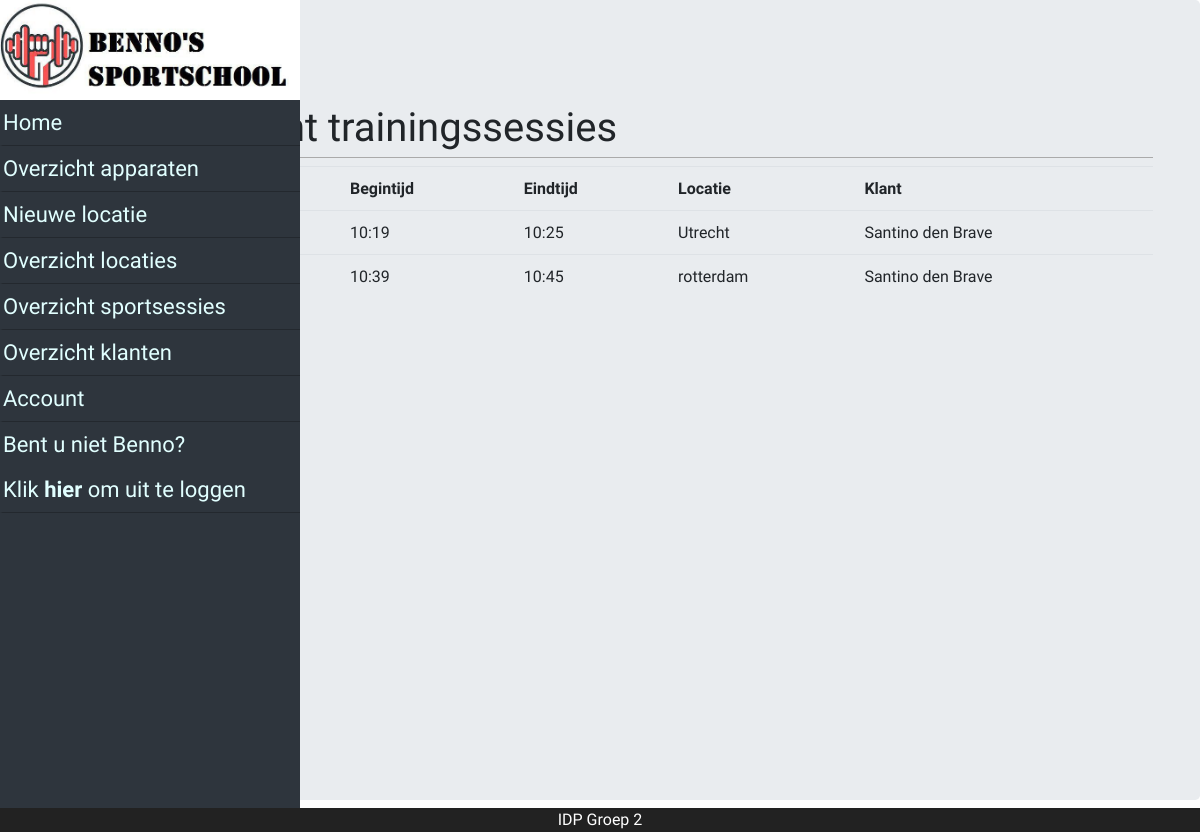
Page /?page=allSportSessions (signed in) on the committed database.
### tables this page shows
CREATE TABLE `user` (
  `id` int(11) NOT NULL,
  `username` varchar(45) NOT NULL,
  `password` varchar(100) NOT NULL,
  `salt` varchar(45) NOT NULL,
  `name` varchar(45) NOT NULL,
  `insertion` varchar(45) NOT NULL,
  `lastname` varchar(45) NOT NULL,
  `birthday` date NOT NULL,
  `email` varchar(100) NOT NULL,
  `phone` varchar(10) NOT NULL,
  `street` varchar(45) NOT NULL,
  `house_number` varchar(5) NOT NULL,
  `postal_code` varchar(6) NOT NULL,
  `role` varchar(20) NOT NULL,
  `iban` varchar(18) NOT NULL,
  `subscription` int(11) DEFAULT NULL,
  `card` int(11) DEFAULT NULL
);

CREATE TABLE `sport_session` (
  `id` int(11) NOT NULL,
  `session_start` datetime NOT NULL,
  `session_end` datetime NOT NULL,
  `user` int(11) NOT NULL,
  `location` int(11) NOT NULL
);

CREATE TABLE `location` (
  `id` int(11) NOT NULL,
  `name` varchar(45) NOT NULL,
  `street` varchar(45) NOT NULL,
  `postal_code` varchar(45) NOT NULL,
  `house_number` int(5) NOT NULL
);

### class/DB.php (called while the page is built, shortened)
<?php
final class DB {
    private static $instance = null;
    private $servername = "localhost";
    private $username = "root";
    private $password = "";
    private $database = "sportschool2";
    private function __construct() {
        try {
            try {
                $this->c = new PDO("mysql:host=$this->servername;dbname=$this->database", $this->username, $this->password);
            } catch (PDOException $e) {
                throw new FrameworkException("Connecting to the database failed. Configure connection in DB.php");
            }
        } catch (FrameworkException $e) {
            echo $e->errorMessage();
            die();
        }
    }
    public static function prepare($query)
    {
        try {
            try {
                return self::getInstance()->c->prepare($query);
            } catch (PDOException $e) {
                throw new FrameworkException("Could not prepare query");
            }
        } catch (FrameworkException $e) {
            echo $e->errorMessage();
            die();
        }
    }
    public static function getInstance() {
        if(self::$instance == null){
            self::$instance = new DB();
        }
        return self::$instance;
    }
    public static function getBy($class, $field, $value) {
        try {
            try {
                $c = self::getInstance()->c;
                $qry = "SELECT * FROM `" . strtolower($class) . "` WHERE ($field = :$field)";
                $stmt = $c->prepare($qry);
                $stmt->execute(array("$field" => $value));
                $result = $stmt->fetchAll(PDO::FETCH_CLASS, $class);
                return $result;
            } catch (PDOException $e) {
                throw new FrameworkException("Could not execute query. Check your $class model and table");
            }
        } catch (FrameworkException $e) {
            echo $e->errorMessage();
            die();
        }
    }
}

### model/Model.php (called while the page is built, shortened)
<?php
abstract class Model {
    public static function findById($id)
    {
        try {
            $objs = self::findBy("id", $id);
            return $objs[0];
        } catch (FrameworkException $e) {
            echo $e->errorMessage();
            die();
        }
    }
    public static function findBy($field, $value)
    {
        return DB::getBy(get_called_class(), $field, $value);
    }
    public static function find() {
        try {
            $table = strtolower(get_called_class());
            $qry = "SELECT * FROM `$table`";
            $stmt = DB::prepare($qry);
            $stmt->execute();
            return $stmt->fetchAll(PDO::FETCH_CLASS, get_called_class());
        } catch (Exception $e) {
            echo FrameworkException::message($e->getMessage(), $e->getTrace());
            die();
        }
    }
    protected function belongsTo($type, $field = "")
    {
        try {
            if ($field == "") {
                $field = strtolower($type);
            }
            return $type::findById(get_object_vars($this)[$field]);
        } catch (FrameworkException $e) {
            echo $e->errorMessage();
            die();
        }
    }
}

### class/App.php (called while the page is built, shortened)
<?php
class App
{
    public static $user;
    public static function getUser(){
        if(!isset(self::$user)){
            self::$user = User::findById($_SESSION['id']);
        }
        return self::$user;
    }
}

### model/User.php (called while the page is built, shortened)
<?php
class User extends Model {
    protected $username;
    protected $name;
    protected $insertion;
    protected $lastname;
    public function getUsername()
    {
        return $this->username;
    }
    public function getName()
    {
      return $this->name;
    }
    public function getInsertion()
    {
      return $this->insertion;
    }
    public function getLastname()
    {
      return $this->lastname;
    }
}

### model/Sport_session.php (called while the page is built, shortened)
<?php
class Sport_session extends Model {
	protected $session_start;
	protected $session_end;
	public function getSession_start()
	{
		return $this->session_start;
	}
	public function getSession_end()
	{
		return $this->session_end;
	}
	public function getUser()
	{
        return $this->belongsTo('User');
    }
    public function getLocation()
	{
        return $this->belongsTo('Location');
    }
}
?>

### model/Location.php (called while the page is built, shortened)
<?php
class Location extends Model {
	protected $name;
    public function getName()
	{
    	return $this->name;
    }
}
?>

### pages/allSportSessions.php (the view)
<div class="jumbotron page_layout">
    <div class="container">
        <h1>Overzicht trainingssessies</h1>
        <table class="table">
            <tr>
                <th>Datum</th>
                <th>Begintijd</th>
                <th>Eindtijd</th>
                <th>Locatie</th>
                <th>Klant</th>
            </tr>
            <?php
            $sessions = Sport_session::find();
            foreach($sessions as $session)
            {
                echo '<tr><td>'.substr($session->getSession_start(), 0, 10).'</td>';
                echo '<td>'.substr($session->getSession_start(), 11, 5).'</td>';
                echo '<td>'.substr($session->getSession_end(), 11, 5).'</td>';
                echo '<td>'.$session->getLocation()->getName().'</td>';
                $user = $session->getUser();
                echo '<td>'.ucfirst($user->getName())." ".$user->getInsertion()." ".ucfirst($user->getLastname()).'</td></tr>';
            } ?>
        </table>
    </div>
</div>

### index.php (shortened to what this page needs)
<?php
include 'core/authentication.php';
echo "<html>";
    echo "<head>";
        include 'core/head.php';
    echo "</head>";
    echo "<body>";
        include 'core/header.php';
        include "pages/" . $page . ".php";
        include 'core/footer.php';
    echo "</body>";
echo "</html>";

### core/head.php (shortened to what this page needs)
<link rel="stylesheet" href="assets/css/main.css"/>
<link rel="stylesheet" href="assets/css/header.css"/>
<link rel="stylesheet" href="assets/css/navbar.css"/>
<link rel="stylesheet" href="assets/css/exception.css"/>
<link rel="stylesheet" href="https://maxcdn.bootstrapcdn.com/bootstrap/4.0.0/css/bootstrap.min.css">
<link rel="stylesheet" href="https://maxcdn.bootstrapcdn.com/font-awesome/4.7.0/css/font-awesome.min.css"/>

### core/header.php (shortened to what this page needs)
<div class="nav-side-menu">
    <div class="brand"><img class="logo" src="assets/img/logo.jpg" alt="sportschool benno"/> </div>
        <div class="menu-list">
            <ul id="menu-content" class="menu-content collapse out">
                <li>
                  <a href="?page=home">Home</a>
                </li>
            </ul>
            <ul id="menu-content" class="menu-content collapse out">
                <?php if($_SESSION['role'] == "guest") { ?>
    			<li>
    				<a href="?page=login">Inloggen</a>
    			</li>
    			<li>
    				<a href="?page=register">Registreren</a>
    			</li>
                <?php } else { ?>
                <?php if($_SESSION['role'] == "admin") { ?>
                <li>
    				<a href="?page=allDevices">Overzicht apparaten</a>
    			</li>
    			<li>
    				<a href="?page=newLocation">Nieuwe locatie</a>
    			</li>
                <li>
    				<a href="?page=allLocations">Overzicht locaties</a>
    			</li>
                <li>
    				<a href="?page=allSportSessions">Overzicht sportsessies</a>
    			</li>
                <li>
    				<a href="?page=allAccounts">Overzicht klanten</a>
    			</li>
    			<?php } ?>
    			<li>
    				<a href="?page=account">Account</a>
    			</li>
                <?php $user = App::getUser();
                ?>
    			<li>
    				<a href="?page=logout">Bent u niet <?php echo ucfirst($user->getUsername());?>?<br>Klik <b>hier</b> om uit te loggen</a>
    			</li>
                <?php } ?>
            </ul>
     </div>
</div>

### core/footer.php
<footer>
    IDP Groep 2
</footer>

### assets/css/main.css (style rules this page uses)
* { box-sizing: border-box; margin: 0; padding: 0; font-family: Ubuntu; }
body { position: relative; padding: 40px 0px; min-height: 100vh; }
footer { position: fixed; left: 0; bottom: 0; width: 100%; background-color: #222; color: white; text-align: center; }
.logo { width: 100%; height: 100px; }
h1 { font-weight: 100; font-size: 20px; padding: 10px 0px 5px 20px; margin-bottom: 20px; border-bottom: 1px solid #AAA; }
.container { margin: 30px auto; width: 800px; }
.page_layout { margin-left: 7%; height: 100%; }

### assets/css/navbar.css (style rules this page uses)
.nav-side-menu { overflow: auto; font-family: verdana; font-size: 22px; background-color: #2e353d; position: fixed; top: 0px; width: 300px; height: 100%; color: #e1ffff; }
.nav-side-menu .brand { background-color: #23282e; line-height: 50px; display: block; text-align: center; font-size: 14px; }
.nav-side-menu li { padding-left: 0px; border-left: 3px solid #2e353d; border-bottom: 1px solid #23282e; }
.nav-side-menu li a { text-decoration: none; color: #e1ffff; }
@media (min-width: 767px) { .nav-side-menu .menu-list .menu-content { display: block; } }
body { margin: 0px; padding: 0px; }

### rows in the picture
user: username "Benno"
sport_session: session_start "10:19", session_end "10:25", location.name "Utrecht", user.name "Santino", user.insertion "den", user.lastname "Brave"
sport_session: session_start "10:39", session_end "10:45", location.name "rotterdam", user.name "Santino", user.insertion "den", user.lastname "Brave"
